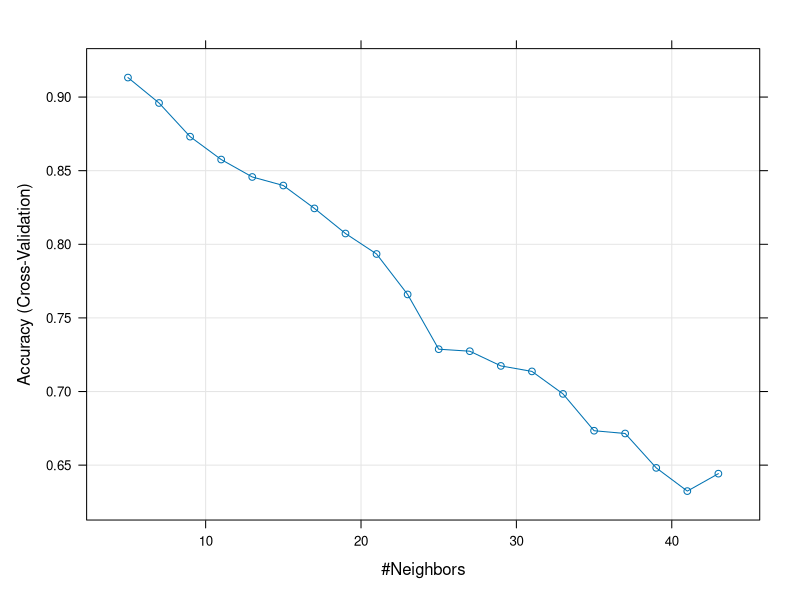
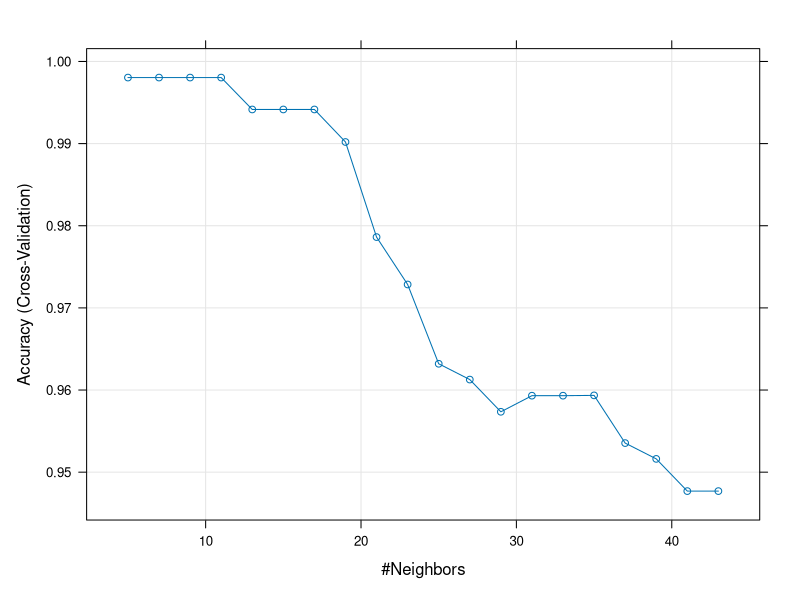

Reproduce these figures in R, in order.
library(FNN)
library(tidyverse)
library(caret)
set.seed(123)
library(readxl)
Metaverse_transactions <- read_excel("Metaverse_transactions.xlsx")
View(Metaverse_transactions)
date<-Metaverse_transactions

#vom elimina coloanele 1, 4 si 11:
date1<-date[,-c(1,4,11)]
View(date1)
#pentru transaction_type
training.sample <-date1$transaction_type %>% createDataPartition(p=0.8, list=FALSE)
training.sample

#setul de antrenare:
train.data <-date1[training.sample,]
train.data

#setul de testare:

test.data <-date1[-training.sample,]
test.data

model <-train(transaction_type~.,data=train.data, method='knn', trControl=trainControl("cv",number=10),
              preProcess=c('center','scale'),tuneLength=20)
model

#acuratetea este cea care ne determina modelul optim. In cazul nostru, acuratetea maxima
#este de 0.9132, indicand k=5 valoarea optima pentru numarul celor mai apropiat k vecini ai
#oricarei observatii

plot(model)

#observam ca pe Ox avem nmarul de vecini k
#iar pe Oy avem acuratetea modelului

#parametrul optim k care maximizeaza acuratetea modelului este:
model$bestTune #se obtine valoarea k=5 la iteratia 1 din 20

#predictii asupra setului de testare:

predicted.classes <-model %>% predict(test.data)
predicted.classes

#determinam rata de exactitate a modelului:
mean(predicted.classes == test.data$transaction_type)

#observam ca 92.91% din datele de testare au fost corect previzionate



library(FNN)
library(tidyverse)
library(caret)
set.seed(123)
library(readxl)
Metaverse_transactions <- read_excel("Metaverse_transactions.xlsx")
View(Metaverse_transactions)
date<-Metaverse_transactions

#vom elimina coloanele 1, 4 si 11:
date1<-date[,-c(1,4,11)]
View(date1)
#pentru anomaly
training.sample <-date1$anomaly %>% createDataPartition(p=0.8, list=FALSE)
training.sample

#setul de antrenare:
train.data <-date1[training.sample,]
train.data

#setul de testare:

test.data <-date1[-training.sample,]
test.data

model <-train(anomaly~.,data=train.data, method='knn', trControl=trainControl("cv",number=10),
              preProcess=c('center','scale'),tuneLength=20)
model

#acuratetea este cea care ne determina modelul optim. In cazul nostru, acuratetea maxima
#este de 0.99803, indicand k=11 valoarea optima pentru numarul celor mai apropiat k vecini ai
#oricarei observatii

plot(model)

#observam ca pe Ox avem nmarul de vecini k
#iar pe Oy avem acuratetea modelului

#parametrul optim k care maximizeaza acuratetea modelului este:
model$bestTune #se obtine valoarea k=11 la iteratia 4 din 20

#predictii asupra setului de testare:

predicted.classes <-model %>% predict(test.data)
predicted.classes

#determinam rata de exactitate a modelului:
mean(predicted.classes == test.data$anomaly)

#observam ca 100% din datele de testare au fost corect previzionate
